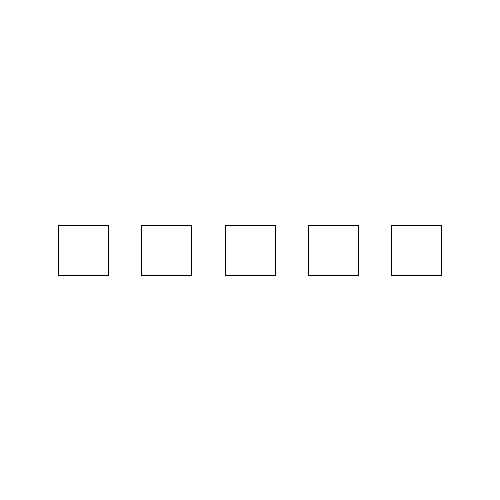
Frame 1 (no input)
Frame 60 (the mouse pressed at the canvas centre just before this capture): identical to frame 1, image omitted
Frame 120 (the mouse held since frame 60 and released just before this capture): identical to frame 1, image omitted

The Processing sketch that drew this single still picture (run headless with seeded random() and noise(); from frame 60 on, the mouse is pressed at the canvas centre):

// Processing sketch: forLoops_01
// ── forLoops_01.pde
// we'll use variables instead of hard coding things
float squareSpacing;
float rowX;
float rowY;
float squareWidth = 50;
float qty_squares = 5;

void setup() {
  
  size(500, 500);
  background(255);
  
  squareSpacing = width / (qty_squares + 1);
  rowX = squareSpacing;
  rowY = height / 2;
  
}

void draw() {
  
  background(255);
  
  // by default the rect and square dsraw from their upper right
  // drawing from center can help simplify things for us
  rectMode(CENTER);
  
  for (int i = 0; i < qty_squares; i++) {
    square(rowX + (i * squareSpacing), rowY, squareWidth);
  }
  
}
